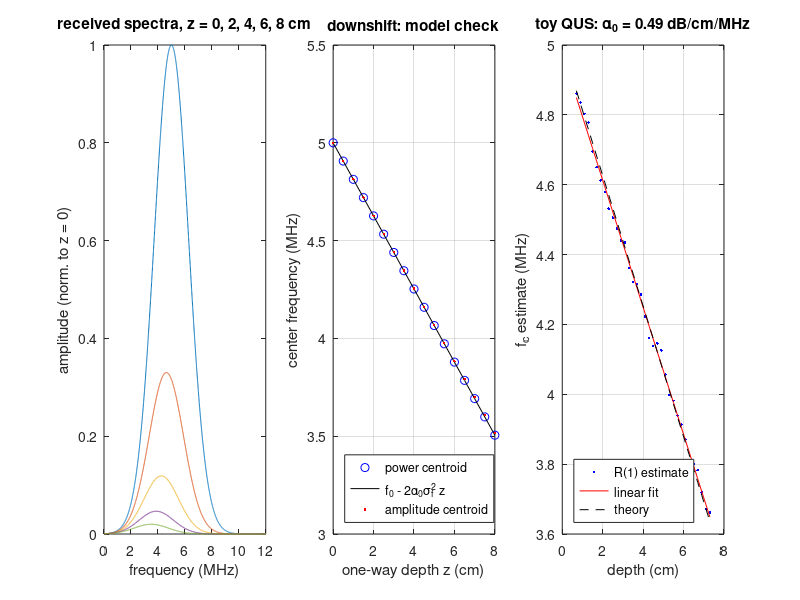

Here is the MATLAB script that generated this plot:
%% m08_attenuation_downshift.m  -  attenuation downshift and a toy QUS estimate
% Purpose : (1) multiply a Gaussian amplitude spectrum (center f0, std sigma_f)
%           by the round-trip attenuation exp(-2*alpha0*f*z) and compare the
%           measured power-spectrum centroid with f0 - 2*alpha0*sigma_f^2*z.
%           alpha0 is the AMPLITUDE attenuation slope in Np/cm/MHz, z is the
%           ONE-WAY depth in cm, sigma_f is the std of the AMPLITUDE spectrum
%           (= sqrt(2) x the std of the power spectrum).
%           (2) toy QUS: simulate speckle RF lines whose pulse downshifts with
%           depth, demodulate to IQ, estimate the local center frequency with
%           the fast-time lag-one autocorrelation, fit the slope versus depth
%           and invert it for alpha0.
% Change  : alpha_dB (dB/cm/MHz), f0, bw, window length, number of lines.
% Expect  : slope -0.187 MHz/cm at 5 MHz / 60 % / 0.5 dB/cm/MHz;
%           part (1) matches theory to < 0.001 MHz; part (2) recovers
%           alpha0 = 0.49 dB/cm/MHz (true 0.50; a few % spread from speckle
%           and from the LPF/decimation choices).
%           Part (2) imposes fc(z) = f0 - 2*alpha0*sigf^2*z on the pulse, so
%           it tests the estimator, not the downshift model (no propagation,
%           diffraction or frequency-dependent backscatter is simulated).
clear; close all; rng(1);

%% Parameters
f0 = 5;  bw = 0.6;                         % MHz, -6 dB fractional BW (amplitude)
sigf = bw*f0/(2*sqrt(2*log(2)));           % std of the amplitude spectrum (MHz)
alpha_dB = 0.5;                            % dB/cm/MHz (liver-like)
alpha = alpha_dB/(20*log10(exp(1)));       % Np/cm/MHz  (1 Np = 8.686 dB)
fprintf('sigma_f = %.3f MHz (power-spectrum sigma_p = %.3f MHz), alpha0 = %.4f Np/cm/MHz\n', ...
        sigf, sigf/sqrt(2), alpha);

%% 1. Spectral model: centroid versus depth
f  = linspace(0, 20, 4001)';               % MHz (positive frequencies only)
z  = 0:0.5:8;                              % one-way depth (cm)
G  = exp(-(f - f0).^2/(2*sigf^2));         % transmitted amplitude spectrum
S  = G .* exp(-2*alpha*f*z);               % received amplitude spectra (columns)
P  = S.^2;                                 % power spectra
fcP = sum(f.*P)./sum(P);                   % power-spectrum centroid (MHz)
fcA = sum(f.*S)./sum(S);                   % amplitude-spectrum centroid, for comparison
fcT = f0 - 2*alpha*sigf^2*z;               % theory
sdP = sqrt(sum((f - fcP).^2.*P)./sum(P));  % power-spectrum std (should stay sigma_f/sqrt 2)
fprintf('\nTheory slope -2*alpha0*sigma_f^2 = %.4f MHz/cm\n', -2*alpha*sigf^2);
fprintf(' z (cm)   fc power  fc ampl  theory   sigma_p\n');
for i = 1:2:numel(z)
  fprintf('%6.1f   %7.3f  %7.3f  %7.3f  %7.3f\n', z(i), fcP(i), fcA(i), fcT(i), sdP(i));
end
fprintf('max |fc power - theory| = %.2e MHz\n', max(abs(fcP - fcT)));
lossdB = 20*log10(exp(-2*alpha*f0*z(end)));
fprintf('Round-trip loss at f0, z = %.0f cm: %.1f dB (= 2 x %.1f dB/cm/MHz x %.0f MHz x %.0f cm)\n', ...
        z(end), lossdB, alpha_dB, f0, z(end));
lossPulse = 20*log10(exp(-2*alpha*f0*z(end) + 2*alpha^2*sigf^2*z(end)^2));  % Gaussian echo peak
fprintf('Round-trip loss of the downshifting Gaussian pulse, z = %.0f cm: %.1f dB\n', z(end), lossPulse);

%% 2. Toy QUS: speckle lines with a depth-dependent pulse
c = 1.54; fs = 40; M = 4; fsIQ = fs/M; fd = f0;      % mm/us, MHz
zmax = 80;  Nt = round(2*zmax/c*fs);  t = (0:Nt-1)'/fs;  zt = c*t/2;   % depth axis (mm)
Nl = 64;                                   % RF lines (independent speckle)
blk = 2;                                   % pulse is held constant over 2 mm blocks
sigt = 1/(2*pi*sigf);  tp = (-round(5*sigt*fs):round(5*sigt*fs))'/fs;
nb = ceil(zmax/blk);
RF = zeros(Nt, Nl);
for ib = 1:nb
  rows = find(zt >= (ib-1)*blk & zt < ib*blk);
  zc = ((ib-0.5)*blk)/10;                  % block center (cm)
  fcz = f0 - 2*alpha*sigf^2*zc;            % local center frequency (closed form)
  pulse = exp(-tp.^2/(2*sigt^2)).*cos(2*pi*fcz*tp);   % TGC: amplitude loss removed
  scat = zeros(Nt, Nl); scat(rows, :) = randn(numel(rows), Nl);
  RF = RF + conv2(scat, pulse, 'same');
end
% IQ chain: mix, 49-tap Hamming windowed-sinc LPF (fc = 4.5 MHz), decimate by M
L = 49; fcut = 4.5; k = (-(L-1)/2:(L-1)/2)'; u = 2*fcut/fs*k;
b = (2*fcut/fs)*(sin(pi*u) + (u==0))./(pi*u + (u==0)).*(0.54 - 0.46*cos(2*pi*(0:L-1)'/(L-1)));
b = b/sum(b);
IQ = 2*conv2(RF.*exp(-1j*2*pi*fd*t), b, 'same');  IQ = IQ(1:M:end, :);  zIQ = zt(1:M:end);
% Lag-one autocorrelation in 4 mm windows, averaged over lines
win = 4; zc = (win/2 + 5):2:(zmax - win/2 - 5);  fhat = zeros(size(zc));
for i = 1:numel(zc)
  r = find(abs(zIQ - zc(i)) < win/2);
  R1 = sum(sum(conj(IQ(r(1:end-1), :)).*IQ(r(2:end), :)));
  fhat(i) = fd + fsIQ/(2*pi)*angle(R1);
end
p = polyfit(zc/10, fhat, 1);               % slope in MHz/cm
alphaHat = -p(1)/(2*sigf^2);
fprintf('\nToy QUS (%d lines, %g mm windows, IQ at %.0f MHz):\n', Nl, win, fsIQ);
fprintf('  fitted slope = %.4f MHz/cm (theory %.4f)\n', p(1), -2*alpha*sigf^2);
fprintf('  alpha0 estimate = %.4f Np/cm/MHz = %.3f dB/cm/MHz (true %.3f)\n', ...
        alphaHat, alphaHat*20*log10(exp(1)), alpha_dB);
fprintf('  rms scatter of f_hat about the fit = %.3f MHz\n', std(fhat - polyval(p, zc/10)));

%% Figures
figure('Position', [80 80 950 360]);
subplot(1,3,1); plot(f, S(:, 1:4:end)./max(S(:,1))); xlim([0 12]);
xlabel('frequency (MHz)'); ylabel('amplitude (norm. to z = 0)');
title('received spectra, z = 0, 2, 4, 6, 8 cm');
subplot(1,3,2); plot(z, fcP, 'bo', z, fcT, 'k-', z, fcA, 'r.'); grid on;
xlabel('one-way depth z (cm)'); ylabel('center frequency (MHz)');
legend('power centroid', 'f_0 - 2\alpha_0\sigma_f^2 z', 'amplitude centroid', 'Location', 'southwest');
title('downshift: model check');
subplot(1,3,3); plot(zc/10, fhat, 'b.', zc/10, polyval(p, zc/10), 'r-', zc/10, f0 - 2*alpha*sigf^2*zc/10, 'k--');
grid on; xlabel('depth (cm)'); ylabel('f_c estimate (MHz)');
title(sprintf('toy QUS: \\alpha_0 = %.2f dB/cm/MHz', alphaHat*20*log10(exp(1))));
legend('R(1) estimate', 'linear fit', 'theory', 'Location', 'southwest');
